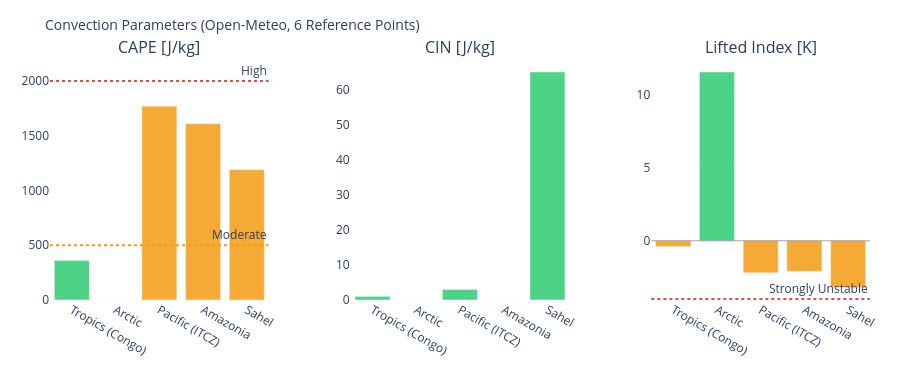

Notebook code cell kept with this figure:
### Markdown cell above
---
## 3. Visualizations

### Code cell
# ============================================================
# CAPE / CIN / LIFTED INDEX – Convection potential
# ============================================================

if not df_atm.empty:
    fig = make_subplots(
        rows=1, cols=3,
        subplot_titles=['CAPE [J/kg]', 'CIN [J/kg]', 'Lifted Index [K]'],
        horizontal_spacing=0.1
    )
    pts = df_atm['point'].tolist()
    pt_colors = ['#E85D24','#185FA5','#888780','#378ADD','#639922','#F2A623']

    # CAPE – höher = mehr Gewitterpotential
    cape_vals = df_atm['cape'].fillna(0).tolist()
    cape_colors = ['#e74c3c' if v > 2000 else '#f39c12' if v > 500 else '#2ecc71'
                   for v in cape_vals]
    fig.add_trace(go.Bar(x=pts, y=cape_vals, marker_color=cape_colors,
                         opacity=0.85, showlegend=False), row=1, col=1)
    fig.add_hline(y=2000, line_dash='dot', line_color='#e74c3c',
                  annotation_text='High', row=1, col=1)
    fig.add_hline(y=500,  line_dash='dot', line_color='#f39c12',
                  annotation_text='Moderate', row=1, col=1)

    # CIN – negativer = stärker gedeckelt (weniger Auslöse)
    cin_vals = df_atm['cin'].fillna(0).tolist()
    cin_colors = ['#e74c3c' if v < -200 else '#f39c12' if v < -50 else '#2ecc71'
                  for v in cin_vals]
    fig.add_trace(go.Bar(x=pts, y=cin_vals, marker_color=cin_colors,
                         opacity=0.85, showlegend=False), row=1, col=2)

    # Lifted Index – negativ = instabil
    li_vals = df_atm['li'].fillna(0).tolist()
    li_colors = ['#e74c3c' if v < -4 else '#f39c12' if v < 0 else '#2ecc71'
                 for v in li_vals]
    fig.add_trace(go.Bar(x=pts, y=li_vals, marker_color=li_colors,
                         opacity=0.85, showlegend=False), row=1, col=3)
    fig.add_hline(y=0, line_color='gray', line_width=0.7, row=1, col=3)
    fig.add_hline(y=-4, line_dash='dot', line_color='#e74c3c',
                  annotation_text='Strongly Unstable', row=1, col=3)

    fig.update_layout(
        title=dict(text='Convection Parameters (Open-Meteo, 6 Reference Points)', font=dict(size=14)),
        height=380, plot_bgcolor='rgba(0,0,0,0)', paper_bgcolor='rgba(0,0,0,0)',
        margin=dict(l=50, r=30, t=60, b=80)
    )
    fig.update_xaxes(tickangle=30)
    fig.show()

### Figure 1 — Plotly figure (JSON) as saved in the notebook; plotly's stock layout.template omitted (floating-point values rounded to 4 significant figures)
{"data": [{"marker": {"color": ["#2ecc71", "#2ecc71", "#f39c12", "#f39c12", "#f39c12"]}, "opacity": 0.85, "showlegend": false, "type": "bar", "x": ["Tropics (Congo)", "Arctic", "Pacific (ITCZ)", "Amazonia", "Sahel"], "xaxis": "x", "y": [360.0, 0.0, 1770.0, 1610.0, 1190.0], "yaxis": "y"}, {"marker": {"color": ["#2ecc71", "#2ecc71", "#2ecc71", "#2ecc71", "#2ecc71"]}, "opacity": 0.85, "showlegend": false, "type": "bar", "x": ["Tropics (Congo)", "Arctic", "Pacific (ITCZ)", "Amazonia", "Sahel"], "xaxis": "x2", "y": [1.0, 0.0, 3.0, 0.0, 65.0], "yaxis": "y2"}, {"marker": {"color": ["#f39c12", "#2ecc71", "#f39c12", "#f39c12", "#f39c12"]}, "opacity": 0.85, "showlegend": false, "type": "bar", "x": ["Tropics (Congo)", "Arctic", "Pacific (ITCZ)", "Amazonia", "Sahel"], "xaxis": "x3", "y": [-0.4, 11.6, -2.2, -2.1, -3.2], "yaxis": "y3"}], "layout": {"annotations": [{"font": {"size": 16}, "showarrow": false, "text": "CAPE [J/kg]", "x": 0.1333, "xanchor": "center", "xref": "paper", "y": 1.0, "yanchor": "bottom", "yref": "paper"}, {"font": {"size": 16}, "showarrow": false, "text": "CIN [J/kg]", "x": 0.5, "xanchor": "center", "xref": "paper", "y": 1.0, "yanchor": "bottom", "yref": "paper"}, {"font": {"size": 16}, "showarrow": false, "text": "Lifted Index [K]", "x": 0.8667, "xanchor": "center", "xref": "paper", "y": 1.0, "yanchor": "bottom", "yref": "paper"}, {"showarrow": false, "text": "High", "x": 1, "xanchor": "right", "xref": "x domain", "y": 2000, "yanchor": "bottom", "yref": "y"}, {"showarrow": false, "text": "Moderate", "x": 1, "xanchor": "right", "xref": "x domain", "y": 500, "yanchor": "bottom", "yref": "y"}, {"showarrow": false, "text": "Strongly Unstable", "x": 1, "xanchor": "right", "xref": "x3 domain", "y": -4, "yanchor": "bottom", "yref": "y3"}], "height": 380, "margin": {"b": 80, "l": 50, "r": 30, "t": 60}, "paper_bgcolor": "rgba(0,0,0,0)", "plot_bgcolor": "rgba(0,0,0,0)", "shapes": [{"line": {"color": "#e74c3c", "dash": "dot"}, "type": "line", "x0": 0, "x1": 1, "xref": "x domain", "y0": 2000, "y1": 2000, "yref": "y"}, {"line": {"color": "#f39c12", "dash": "dot"}, "type": "line", "x0": 0, "x1": 1, "xref": "x domain", "y0": 500, "y1": 500, "yref": "y"}, {"line": {"color": "gray", "width": 0.7}, "type": "line", "x0": 0, "x1": 1, "xref": "x3 domain", "y0": 0, "y1": 0, "yref": "y3"}, {"line": {"color": "#e74c3c", "dash": "dot"}, "type": "line", "x0": 0, "x1": 1, "xref": "x3 domain", "y0": -4, "y1": -4, "yref": "y3"}], "title": {"font": {"size": 14}, "text": "Convection Parameters (Open-Meteo, 6 Reference Points)"}, "xaxis": {"anchor": "y", "domain": [0.0, 0.2667], "tickangle": 30}, "xaxis2": {"anchor": "y2", "domain": [0.3667, 0.6333], "tickangle": 30}, "xaxis3": {"anchor": "y3", "domain": [0.7333, 1.0], "tickangle": 30}, "yaxis": {"anchor": "x", "domain": [0.0, 1.0]}, "yaxis2": {"anchor": "x2", "domain": [0.0, 1.0]}, "yaxis3": {"anchor": "x3", "domain": [0.0, 1.0]}}}
